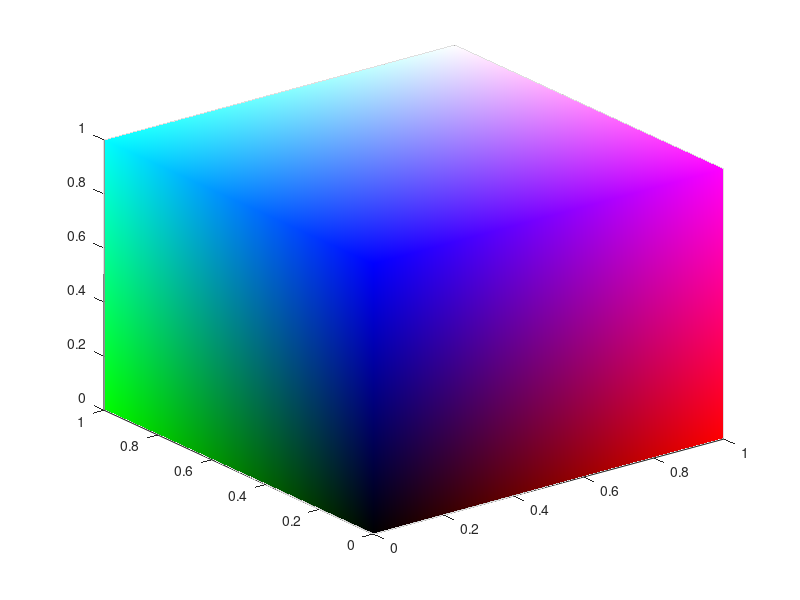
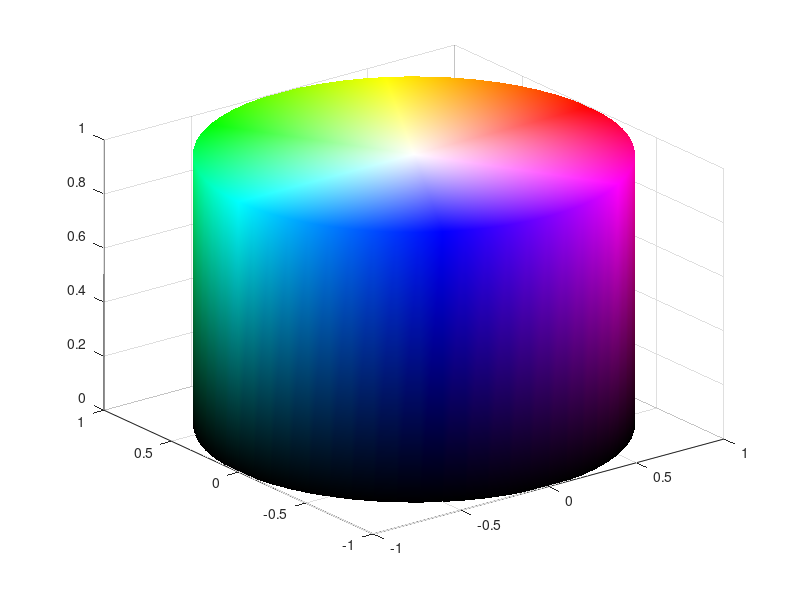

Write the MATLAB code that produced these figures, in order.
clear all; close all; clc;

%% Define Vertices
topVerts = [ 0 1 0; 0 1 1; 1 1 1; 1 1 0];
topVertIndex = [ 1 2 3 4 ];
botVerts = [ 0 0 0; 0 0 1; 1 0 1; 1 0 0];
botVertIndex = [ 5 6 7 8 ];

verts = [ topVerts; botVerts ];

%% Define Colors
vertColors = [ topVerts; botVerts ];
%% Empty faces list
faces = [];

%% Top faces
faces = [ faces ; 1 2 3 ; 1 3 4 ];

%% Side faces (Your efforts here)
for vertI = 1 : 4
	faceVert1 = topVertIndex( mod(vertI,4)+1 );
	faceVert2 = topVertIndex( vertI );
	faceVert3 = botVertIndex( vertI );
    faceVert4 = topVertIndex( mod(vertI,4)+1 );
	faceVert5 = botVertIndex( mod(vertI,4)+1 );
	faceVert6 = botVertIndex( vertI );
	faces = [ faces ; faceVert1 faceVert2 faceVert3; faceVert4 faceVert5 faceVert6];
end

%% Bottom faces
faces = [ faces ; 5 7 6 ; 5 8 7 ];

%% Show RGB Cube in 3D figure
trisurf(faces,verts(:,1),verts(:,2),verts(:,3),'FaceVertexCData', vertColors,'FaceColor','interp', 'EdgeAlpha', 0);

%% For cylinder
numOfVert = 60;
angle = linspace(0, 2*pi, numOfVert+1);
vertX = cos(angle);
vertY = sin(angle);

%% Define Vertices
topVerts = [0 0 1];
topVertIndex = [1];
botVerts = [0 0 0];
botVertIndex = [63];

vertColors = [hsv2rgb([0, 0, 1])];

for i = 1:length(angle)
   topVert = [vertX(i) vertY(i) 1];
   topVerts = [topVerts; topVert];
   topVertIndex = [topVertIndex i+1];
   vertColors = [vertColors; hsv2rgb([angle(i) / 2 / pi, 1, 1])];
end

vertColors = [vertColors; hsv2rgb([0 1 0])];

for i = 1:length(angle)
   botVert = [vertX(i) vertY(i) 0];
   botVerts = [botVerts; botVert];
   botVertIndex = [botVertIndex 63+i];
   vertColors = [vertColors; hsv2rgb([angle(i) / 2 / pi, 1, 0])];
end

verts = [ topVerts; botVerts ];
%% Top faces

faces = [];
for i = 1:length(angle)
    last = i+2;
    if last > 62
        last = 2;
    end
    faces = [ faces ; topVertIndex(1) topVertIndex(i+1) topVertIndex(last)];
end

%% Side faces
for vertI = 1:length(angle)
    tmp = vertI+2;
    if tmp > 62
        tmp = 2;
    end

    faceVert1 = topVertIndex( vertI+1 );
	faceVert2 = topVertIndex( tmp );
	faceVert3 = botVertIndex( vertI+1 );
    faceVert4 = topVertIndex( tmp );
	faceVert5 = botVertIndex( tmp );
	faceVert6 = botVertIndex( vertI+1 );
	faces = [ faces ; faceVert1 faceVert2 faceVert3; faceVert4 faceVert5 faceVert6];
end

%% Bottom faces
for i = 1:length(angle)
    last = i+2;
    if last > 62
        last = 2;
    end
    faces = [ faces ; botVertIndex(1) botVertIndex(i+1) botVertIndex(last)];
end

%% Show in 3D figure
figure;
trisurf(faces,verts(:,1),verts(:,2),verts(:,3),'FaceVertexCData', vertColors,'FaceColor','interp', 'EdgeAlpha', 0);